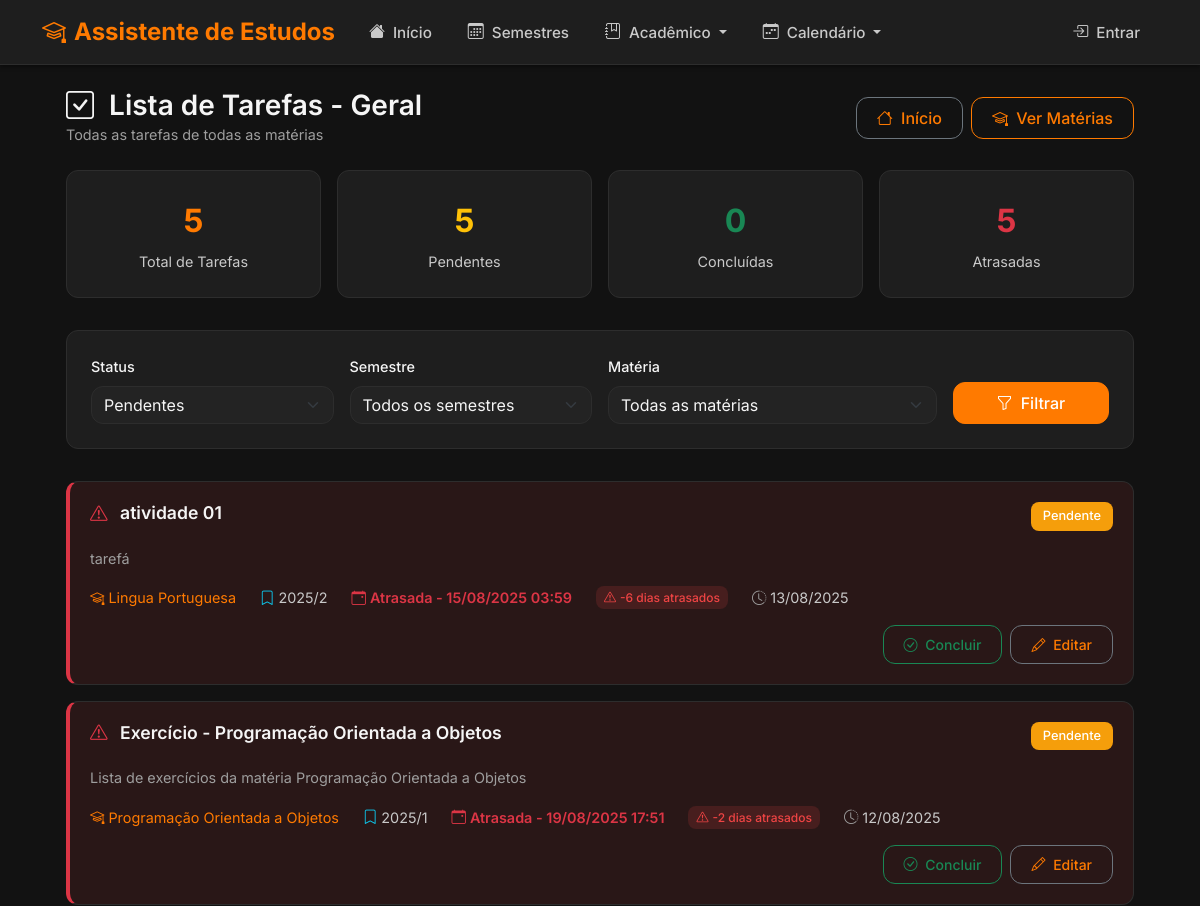
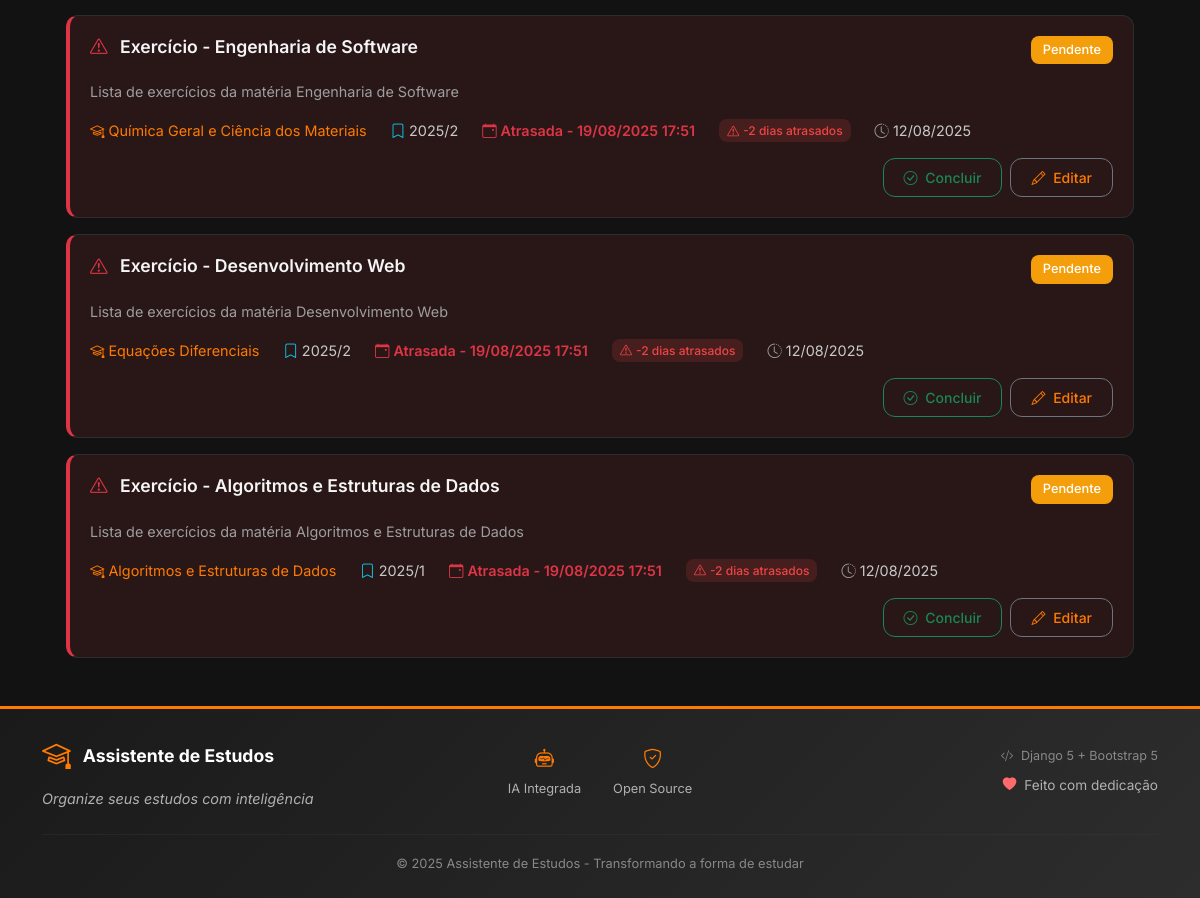
Screenshot of /academico/tarefas/ with the database file from the repository (2 pictures, top to bottom).
### academico/models.py (models this page shows, shortened)
class Tarefa(models.Model):
    STATUS_CHOICES = [
        ('PENDENTE', 'Pendente'),
        ('EM_ANDAMENTO', 'Em Andamento'),
        ('CONCLUIDA', 'Concluída'),
    ]
    materia = models.ForeignKey(Materia, on_delete=models.CASCADE, related_name='tarefas', verbose_name='Matéria')
    titulo = models.CharField('Título', max_length=200)
    descricao = models.TextField('Descrição', blank=True)
    status = models.CharField('Status', max_length=15, choices=STATUS_CHOICES, default='PENDENTE')
    prazo = models.DateTimeField('Prazo', null=True, blank=True)
    criado_em = models.DateTimeField('Criado em', auto_now_add=True)
    atualizado_em = models.DateTimeField('Atualizado em', auto_now=True)
    usuario = models.ForeignKey(User, on_delete=models.SET_NULL, null=True, blank=True, verbose_name='Usuário')
    class Meta:
        verbose_name = 'Tarefa'
        verbose_name_plural = 'Tarefas'
        ordering = ['prazo', '-criado_em']
    @property
    def esta_atrasada(self):
        if self.prazo and self.status != 'CONCLUIDA':
            return self.prazo < timezone.now()
        return False
    @property
    def dias_para_prazo(self):
        if self.prazo:
            delta = self.prazo.date() - timezone.now().date()
            return delta.days
        return None

class Materia(models.Model):
    semestre = models.ForeignKey(Semestre, on_delete=models.CASCADE, related_name='materias', verbose_name='Semestre')
    nome = models.CharField('Nome', max_length=200)
    descricao = models.TextField('Descrição', blank=True)
    slug = models.SlugField('Slug', unique=True, max_length=200)
    contador_acessos = models.PositiveIntegerField('Contador de Acessos', default=0)
    ativo = models.BooleanField('Ativo', default=True)
    criado_em = models.DateTimeField('Criado em', auto_now_add=True)
    class Meta:
        verbose_name = 'Matéria'
        verbose_name_plural = 'Matérias'
        ordering = ['nome']

class Semestre(models.Model):
    PERIODO_CHOICES = [
        ('1', '1º Semestre'),
        ('2', '2º Semestre'),
        ('VERAO', 'Verão'),
        ('INVERNO', 'Inverno'),
    ]
    nome = models.CharField('Nome', max_length=100)
    ano = models.IntegerField('Ano')
    periodo = models.CharField('Período', max_length=10, choices=PERIODO_CHOICES)
    data_inicio = models.DateField('Data de Início')
    data_fim = models.DateField('Data de Término')
    ativo = models.BooleanField('Ativo', default=True)
    class Meta:
        verbose_name = 'Semestre'
        verbose_name_plural = 'Semestres'
        ordering = ['-ano', '-periodo']
        unique_together = ['ano', 'periodo']

### academico/views_extra.py (the view)
# urls.py: path('tarefas/', views_extra.todolist_geral, name='todolist_geral'),
def todolist_geral(request):
    status = request.GET.get('status', 'pendente')
    semestre_id = request.GET.get('semestre', '')
    materia_id = request.GET.get('materia', '')
    tarefas = Tarefa.objects.select_related('materia', 'materia__semestre')
    if status == 'pendente':
        tarefas = tarefas.filter(status__in=['PENDENTE', 'EM_ANDAMENTO'])
    elif status == 'concluida':
        tarefas = tarefas.filter(status='CONCLUIDA')
    if semestre_id:
        tarefas = tarefas.filter(materia__semestre_id=semestre_id)
    if materia_id:
        tarefas = tarefas.filter(materia_id=materia_id)
    tarefas = tarefas.order_by('prazo', '-criado_em')
    stats = {
        'total': Tarefa.objects.count(),
        'pendentes': Tarefa.objects.filter(status__in=['PENDENTE', 'EM_ANDAMENTO']).count(),
        'concluidas': Tarefa.objects.filter(status='CONCLUIDA').count(),
        'atrasadas': Tarefa.objects.filter(
            status__in=['PENDENTE', 'EM_ANDAMENTO'],
            prazo__lt=timezone.now()
        ).count(),
    }
    paginator = Paginator(tarefas, 20)
    page_number = request.GET.get('page')
    page_obj = paginator.get_page(page_number)
    semestres = Semestre.objects.filter(ativo=True).order_by('-ano', '-periodo')
    materias = Materia.objects.filter(ativo=True).order_by('nome')
    context = {
        'page_obj': page_obj,
        'stats': stats,
        'status_selecionado': status,
        'semestre_selecionado': semestre_id,
        'materia_selecionada': materia_id,
        'semestres': semestres,
        'materias': materias,
        'titulo_pagina': 'Lista de Tarefas - Geral'
    }
    return render(request, 'academico/todolist_geral.html', context)

### templates/academico/todolist_geral.html (shortened to what this page needs)
{% extends 'base.html' %}
{% load static %}
{% block content %}
<div class="container-fluid px-4">
    <div class="d-flex justify-content-between align-items-center mb-4">
        <div>
            <h1 class="h3 mb-0">
                <i class="bi bi-check-square me-2"></i>
                {{ titulo_pagina }}
            </h1>
            <p class="text-muted mb-0">Todas as tarefas de todas as matérias</p>
        </div>
        <div class="d-flex gap-2">
            <a href="{% url 'home' %}" class="btn btn-outline-secondary">
                <i class="bi bi-house me-1"></i>
                Início
            </a>
            <a href="{% url 'academico:materias_lista' %}" class="btn btn-outline-primary">
                <i class="bi bi-mortarboard me-1"></i>
                Ver Matérias
            </a>
        </div>
    </div>
    <div class="stats-grid">
        <div class="stat-card">
            <div class="stat-value text-primary">{{ stats.total }}</div>
            <div class="stat-label">Total de Tarefas</div>
        </div>
        <div class="stat-card">
            <div class="stat-value text-warning">{{ stats.pendentes }}</div>
            <div class="stat-label">Pendentes</div>
        </div>
        <div class="stat-card">
            <div class="stat-value text-success">{{ stats.concluidas }}</div>
            <div class="stat-label">Concluídas</div>
        </div>
        <div class="stat-card">
            <div class="stat-value text-danger">{{ stats.atrasadas }}</div>
            <div class="stat-label">Atrasadas</div>
        </div>
    </div>
    <div class="filters-card">
        <form method="get" class="row g-3">
            <div class="col-md-3">
                <label for="status" class="form-label">Status</label>
                <select class="form-select" id="status" name="status">
                    <option value="pendente" {% if status_selecionado == 'pendente' %}selected{% endif %}>Pendentes</option>
                </select>
            </div>
            <div class="col-md-3">
                <label for="semestre" class="form-label">Semestre</label>
                <select class="form-select" id="semestre" name="semestre">
                    <option value="">Todos os semestres</option>
                </select>
            </div>
            <div class="col-md-4">
                <label for="materia" class="form-label">Matéria</label>
                <select class="form-select" id="materia" name="materia">
                    <option value="">Todas as matérias</option>
                </select>
            </div>
            <div class="col-md-2 d-flex align-items-end">
                <button type="submit" class="btn btn-primary w-100">
                    <i class="bi bi-funnel me-1"></i>
                    Filtrar
                </button>
            </div>
        </form>
    </div>
    {% if page_obj.object_list %}
        <div class="tarefas-lista">
            {% for tarefa in page_obj.object_list %}
                <div class="tarefa-card tarefa-{{ tarefa.status|lower }}{% if tarefa.esta_atrasada %} tarefa-atrasada{% endif %}">
                    <div class="tarefa-header">
                        <h5 class="tarefa-titulo">
                            {% if tarefa.status == 'CONCLUIDA' %}
                                <i class="bi bi-check-circle text-success me-2"></i>
                            {% elif tarefa.esta_atrasada %}
                                <i class="bi bi-exclamation-triangle text-danger me-2"></i>
                            {% else %}
                                <i class="bi bi-circle me-2"></i>
                            {% endif %}
                            {{ tarefa.titulo }}
                        </h5>
                        <span class="tarefa-status" style="background: {% if tarefa.status == 'CONCLUIDA' %}var(--theme-success){% elif tarefa.status == 'EM_ANDAMENTO' %}var(--theme-info){% else %}var(--theme-warning){% endif %}; color: white;">
                            {{ tarefa.get_status_display }}
                        </span>
                    </div>
                    {% if tarefa.descricao %}
                        <p class="text-muted mb-3">{{ tarefa.descricao|truncatewords:25 }}</p>
                    {% endif %}
                    <div class="tarefa-meta">
                        <div class="tarefa-meta-item">
                            <i class="bi bi-mortarboard text-primary"></i>
                            <a href="{% url 'academico:materia_detail' tarefa.materia.slug %}" class="text-decoration-none">
                                {{ tarefa.materia.nome }}
                            </a>
                        </div>
                        <div class="tarefa-meta-item">
                            <i class="bi bi-bookmark text-info"></i>
                            <span>{{ tarefa.materia.semestre.nome }}</span>
                        </div>
                        {% if tarefa.prazo %}
                            <div class="tarefa-meta-item">
                                <i class="bi bi-calendar-event {% if tarefa.esta_atrasada %}text-danger{% else %}text-warning{% endif %}"></i>
                                <span class="{% if tarefa.esta_atrasada %}text-danger fw-semibold{% endif %}">
                                    {% if tarefa.esta_atrasada %}
                                        Atrasada - {{ tarefa.prazo|date:"d/m/Y H:i" }}
                                    {% else %}
                                        {{ tarefa.prazo|date:"d/m/Y H:i" }}
                                    {% endif %}
                                </span>
                            </div>
                        {% endif %}
                        {% if tarefa.dias_para_prazo is not None %}
                            <div class="tarefa-meta-item">
                                {% if tarefa.dias_para_prazo < 0 %}
                                    <span class="priority-badge priority-alta">
                                        <i class="bi bi-exclamation-triangle"></i>
                                        {{ tarefa.dias_para_prazo|add:"-1" }} dia{{ tarefa.dias_para_prazo|add:"-1"|pluralize }} atrasado{{ tarefa.dias_para_prazo|add:"-1"|pluralize }}
                                    </span>
                                {% elif tarefa.dias_para_prazo == 0 %}
                                    <span class="priority-badge priority-alta">
                                        <i class="bi bi-alarm"></i>
                                        Vence hoje!
                                    </span>
                                {% elif tarefa.dias_para_prazo <= 3 %}
                                    <span class="priority-badge priority-media">
                                        <i class="bi bi-clock"></i>
                                        {{ tarefa.dias_para_prazo }} dia{{ tarefa.dias_para_prazo|pluralize }}
                                    </span>
                                {% else %}
                                    <span class="priority-badge priority-baixa">
                                        <i class="bi bi-calendar-check"></i>
                                        {{ tarefa.dias_para_prazo }} dia{{ tarefa.dias_para_prazo|pluralize }}
                                    </span>
                                {% endif %}
                            </div>
                        {% endif %}
                        <div class="tarefa-meta-item">
                            <i class="bi bi-clock-history text-muted"></i>
                            <span>{{ tarefa.criado_em|date:"d/m/Y" }}</span>
                        </div>
                    </div>
                    <div class="d-flex justify-content-end gap-2 mt-3">
                        {% if tarefa.status == 'CONCLUIDA' %}
                            <button type="button" class="btn btn-outline-warning btn-sm" onclick="toggleTarefa({{ tarefa.pk }})">
                                <i class="bi bi-arrow-counterclockwise me-1"></i>
                                Reabrir
                            </button>
                        {% else %}
                            <button type="button" class="btn btn-outline-success btn-sm" onclick="toggleTarefa({{ tarefa.pk }})">
                                <i class="bi bi-check-circle me-1"></i>
                                Concluir
                            </button>
                        {% endif %}
                        <a href="{% url 'academico:tarefa_edit' tarefa.pk %}" class="btn btn-outline-secondary btn-sm">
                            <i class="bi bi-pencil me-1"></i>
                            Editar
                        </a>
                    </div>
                </div>
            {% endfor %}
        </div>
    {% endif %}
</div>
{% endblock %}

### static/css/theme-dark.css (style rules this page uses)
:root { --theme-bg-primary: #121212; --theme-bg-surface: #1E1E1E; --theme-bg-surface-elevated: #232323; --theme-border: #2D2D2D; --theme-text-primary: #F5F5F5; --theme-text-secondary: #C9C9C9; --theme-text-muted: #9E9E9E; --theme-primary: #FF7A00; --theme-primary-hover: #E96D00; --theme-primary-active: #CC5F00; --theme-primary-focus: rgba(255, 122, 0, 0.25); --theme-success: #22C55E; --theme-info: #3B82F6; --theme-warning: #F59E0B; --theme-danger: #EF4444; --theme-shadow-sm: 0 0.125rem 0.25rem rgba(0, 0, 0, 0.4); --theme-shadow: 0 0.25rem 0.75rem rgba(0, 0, 0, 0.35); --theme-shadow-lg: 0 0.5rem 1.5rem rgba(0, 0, 0, 0.45); --theme-border-radius: 0.75rem; --theme-border-radius-sm: 0.5rem; --bs-body-bg: var(--theme-bg-primary); --bs-body-color: var(--theme-text-primary); --bs-body-font-family: 'Inter', system-ui, -apple-system, "Segoe UI", Roboto, "Helvetica Neue", Arial, sans-serif; --bs-border-color: var(--theme-border); --bs-primary: var(--theme-primary); --bs-primary-rgb: 255, 122, 0; --bs-success: var(--theme-success); --bs-info: var(--theme-info); --bs-warning: var(--theme-warning); --bs-danger: var(--theme-danger); --bs-link-color: var(--theme-primary); --bs-link-hover-color: var(--theme-primary-hover); --bs-border-radius: var(--theme-border-radius); --bs-border-radius-sm: var(--theme-border-radius-sm); --bs-border-radius-lg: 1rem; }
body { background-color: var(--theme-bg-primary) !important; color: var(--theme-text-primary) !important; font-family: var(--bs-body-font-family) !important; font-size: 0.9rem; line-height: 1.6; }
h1, h2, h3, h4, h5, h6, .h1, .h2, .h3, .h4, .h5, .h6 { color: var(--theme-text-primary) !important; font-weight: 600; }
.btn { border-radius: var(--theme-border-radius) !important; font-weight: 500; padding: 0.5rem 1.25rem; transition: all 0.2s ease-in-out; border-width: 1px; }
.btn-primary { background-color: var(--theme-primary) !important; border-color: var(--theme-primary) !important; color: white !important; }
.btn-outline-primary { color: var(--theme-primary) !important; border-color: var(--theme-primary) !important; background-color: transparent; }
.form-select { background-color: var(--theme-bg-surface-elevated) !important; border: 1px solid var(--theme-border) !important; color: var(--theme-text-primary) !important; border-radius: var(--theme-border-radius) !important; }
.form-label { color: var(--theme-text-primary) !important; font-weight: 500; margin-bottom: 0.5rem; }
.text-primary { color: var(--theme-primary) !important; }
.text-muted { color: var(--theme-text-muted) !important; }
.tarefa-atrasada { background-color: rgba(239, 68, 68, 0.1) !important; border-left: 4px solid var(--theme-danger) !important; }
a { color: var(--theme-primary) !important; text-decoration: none; }

### static/css/style.css (style rules this page uses)
.card, .container, .container-fluid { position: relative; z-index: 1; }
:root { --primary-color: #0d6efd; --success-color: #198754; --warning-color: #ffc107; --danger-color: #dc3545; --info-color: #0dcaf0; --light-color: #f8f9fa; --dark-color: #212529; }
body { background-color: #f8f9fa; font-family: 'Segoe UI', Tahoma, Geneva, Verdana, sans-serif; }
.btn { transition: all 0.15s ease-in-out; }
.tarefa-atrasada { background-color: rgba(220, 53, 69, 0.1); border-left-color: var(--danger-color) !important; }

### rows the page displays
Tarefa: titulo "atividade 01", status "Pendente", descricao "tarefá", materia.nome "Lingua Portuguesa", materia.semestre.nome "2025/2", prazo "15/08/2025 03:59", dias_para_prazo|add "-6", criado_em "13/08/2025"
Tarefa: titulo "Exercício - Programação Orientada a Objetos", status "Pendente", descricao "Lista de exercícios da matéria Programação Orientada a Objetos", materia.nome "Programação Orientada a Objetos", materia.semestre.nome "2025/1", prazo "19/08/2025 17:51", dias_para_prazo|add "-2", criado_em "12/08/2025"
Tarefa: titulo "Exercício - Engenharia de Software", status "Pendente", descricao "Lista de exercícios da matéria Engenharia de Software", materia.nome "Química Geral e Ciência dos Materiais", materia.semestre.nome "2025/2", prazo "19/08/2025 17:51", dias_para_prazo|add "-2", criado_em "12/08/2025"
Tarefa: titulo "Exercício - Desenvolvimento Web", status "Pendente", descricao "Lista de exercícios da matéria Desenvolvimento Web", materia.nome "Equações Diferenciais", materia.semestre.nome "2025/2", prazo "19/08/2025 17:51", dias_para_prazo|add "-2", criado_em "12/08/2025"
Tarefa: titulo "Exercício - Algoritmos e Estruturas de Dados", status "Pendente", descricao "Lista de exercícios da matéria Algoritmos e Estruturas de Dados", materia.nome "Algoritmos e Estruturas de Dados", materia.semestre.nome "2025/1", prazo "19/08/2025 17:51", dias_para_prazo|add "-2", criado_em "12/08/2025"

### other values shown
{{ titulo_pagina }} "Lista de Tarefas - Geral"
{{ stats.total }} "5"
{{ stats.pendentes }} "5"
{{ stats.concluidas }} "0"
{{ stats.atrasadas }} "5"
